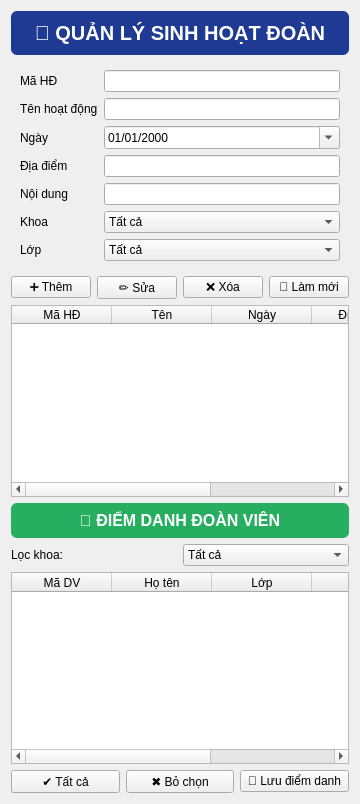
<?xml version="1.0" encoding="UTF-8"?>
<ui version="4.0">
 <class>SinhHoat</class>
 <widget class="QWidget" name="SinhHoat">

  <property name="windowTitle">
   <string>Sinh hoạt đoàn</string>
  </property>

  <layout class="QVBoxLayout">

   <!-- ================= TITLE ================= -->
   <item>
    <widget class="QLabel" name="labelTitle">
     <property name="text">
      <string>📅 QUẢN LÝ SINH HOẠT ĐOÀN</string>
     </property>
     <property name="alignment">
      <set>Qt::AlignCenter</set>
     </property>
     <property name="styleSheet">
      <string>
font-size: 20px;
font-weight: bold;
color: white;
background-color: #1F3A93;
padding: 10px;
border-radius: 6px;
      </string>
     </property>
    </widget>
   </item>

   <!-- ================= FORM ================= -->
   <item>
    <widget class="QFrame" name="frameForm">
     <layout class="QGridLayout">

      <item row="0" column="0">
       <widget class="QLabel"><property name="text"><string>Mã HĐ</string></property></widget>
      </item>
      <item row="0" column="1">
       <widget class="QLineEdit" name="lineEdit_ma"/>
      </item>

      <item row="1" column="0">
       <widget class="QLabel"><property name="text"><string>Tên hoạt động</string></property></widget>
      </item>
      <item row="1" column="1">
       <widget class="QLineEdit" name="lineEdit_ten"/>
      </item>

      <item row="2" column="0">
       <widget class="QLabel"><property name="text"><string>Ngày</string></property></widget>
      </item>
      <item row="2" column="1">
       <widget class="QDateEdit" name="dateEdit">
        <property name="calendarPopup"><bool>true</bool></property>
        <property name="displayFormat"><string>dd/MM/yyyy</string></property>
       </widget>
      </item>

      <item row="3" column="0">
       <widget class="QLabel"><property name="text"><string>Địa điểm</string></property></widget>
      </item>
      <item row="3" column="1">
       <widget class="QLineEdit" name="lineEdit_diadiem"/>
      </item>

      <item row="4" column="0">
       <widget class="QLabel"><property name="text"><string>Nội dung</string></property></widget>
      </item>
      <item row="4" column="1">
       <widget class="QLineEdit" name="lineEdit_noidung"/>
      </item>

      <!-- ================= KHOA ================= -->
      <item row="5" column="0">
       <widget class="QLabel"><property name="text"><string>Khoa</string></property></widget>
      </item>
      <item row="5" column="1">
       <widget class="QComboBox" name="comboKhoa">
        <item><property name="text"><string>Tất cả</string></property></item>
        <item><property name="text"><string>CNTT</string></property></item>
        <item><property name="text"><string>Kinh tế</string></property></item>
        <item><property name="text"><string>Cơ khí</string></property></item>
        <item><property name="text"><string>Điện - Điện tử</string></property></item>
       </widget>
      </item>

      <!-- ================= LỚP (FIX BUG comboLop) ================= -->
      <item row="6" column="0">
       <widget class="QLabel">
        <property name="text"><string>Lớp</string></property>
       </widget>
      </item>

      <item row="6" column="1">
       <widget class="QComboBox" name="comboLop">
        <item><property name="text"><string>Tất cả</string></property></item>
       </widget>
      </item>

     </layout>
    </widget>
   </item>

   <!-- ================= BUTTON ================= -->
   <item>
    <layout class="QHBoxLayout">

     <item>
      <widget class="QPushButton" name="btnThem">
       <property name="text"><string>➕ Thêm</string></property>
      </widget>
     </item>

     <item>
      <widget class="QPushButton" name="btnSua">
       <property name="text"><string>✏️ Sửa</string></property>
      </widget>
     </item>

     <item>
      <widget class="QPushButton" name="btnXoa">
       <property name="text"><string>❌ Xóa</string></property>
      </widget>
     </item>

     <item>
      <widget class="QPushButton" name="btnRefresh">
       <property name="text"><string>🔄 Làm mới</string></property>
      </widget>
     </item>

    </layout>
   </item>

   <!-- ================= TABLE HOẠT ĐỘNG ================= -->
   <item>
    <widget class="QTableWidget" name="tableHoatDong">
     <property name="columnCount"><number>5</number></property>

     <column><property name="text"><string>Mã HĐ</string></property></column>
     <column><property name="text"><string>Tên</string></property></column>
     <column><property name="text"><string>Ngày</string></property></column>
     <column><property name="text"><string>Địa điểm</string></property></column>
     <column><property name="text"><string>Nội dung</string></property></column>

    </widget>
   </item>

   <!-- ================= TITLE ĐIỂM DANH ================= -->
   <item>
    <widget class="QLabel">
     <property name="text">
      <string>👥 ĐIỂM DANH ĐOÀN VIÊN</string>
     </property>
     <property name="alignment">
      <set>Qt::AlignCenter</set>
     </property>
     <property name="styleSheet">
      <string>
font-size: 16px;
font-weight: bold;
color: white;
background-color: #27AE60;
padding: 8px;
border-radius: 6px;
      </string>
     </property>
    </widget>
   </item>

   <!-- ================= FILTER ================= -->
   <item>
    <layout class="QHBoxLayout">

     <item>
      <widget class="QLabel">
       <property name="text"><string>Lọc khoa:</string></property>
      </widget>
     </item>

     <item>
      <widget class="QComboBox" name="comboLocKhoa">
       <item><property name="text"><string>Tất cả</string></property></item>
       <item><property name="text"><string>CNTT</string></property></item>
       <item><property name="text"><string>Kinh tế</string></property></item>
       <item><property name="text"><string>Cơ khí</string></property></item>
       <item><property name="text"><string>Điện - Điện tử</string></property></item>
      </widget>
     </item>

    </layout>
   </item>

   <!-- ================= TABLE ĐIỂM DANH ================= -->
   <item>
    <widget class="QTableWidget" name="tableDiemDanh">
     <property name="columnCount"><number>5</number></property>

     <column><property name="text"><string>Mã DV</string></property></column>
     <column><property name="text"><string>Họ tên</string></property></column>
     <column><property name="text"><string>Lớp</string></property></column>
     <column><property name="text"><string>Khoa</string></property></column>
     <column><property name="text"><string>Có mặt ✔</string></property></column>

    </widget>
   </item>

   <!-- ================= BUTTON ĐIỂM DANH ================= -->
   <item>
    <layout class="QHBoxLayout">

     <item>
      <widget class="QPushButton" name="btnCheckAll">
       <property name="text"><string>✔ Tất cả</string></property>
      </widget>
     </item>

     <item>
      <widget class="QPushButton" name="btnUncheckAll">
       <property name="text"><string>✖ Bỏ chọn</string></property>
      </widget>
     </item>

     <item>
      <widget class="QPushButton" name="btnLuuDiemDanh">
       <property name="text"><string>💾 Lưu điểm danh</string></property>
      </widget>
     </item>

    </layout>
   </item>

  </layout>
 </widget>
</ui>
